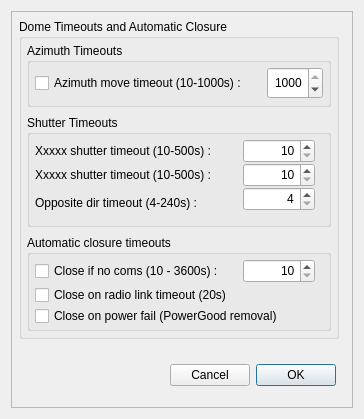
<?xml version="1.0" encoding="UTF-8"?>
<ui version="4.0">
 <class>X2Dome</class>
 <widget class="QDialog" name="X2Dome">
  <property name="geometry">
   <rect>
    <x>0</x>
    <y>0</y>
    <width>364</width>
    <height>419</height>
   </rect>
  </property>
  <property name="minimumSize">
   <size>
    <width>0</width>
    <height>0</height>
   </size>
  </property>
  <property name="maximumSize">
   <size>
    <width>999</width>
    <height>999</height>
   </size>
  </property>
  <property name="windowTitle">
   <string>Timeouts and Automatic Closure</string>
  </property>
  <layout class="QVBoxLayout" name="verticalLayout_5">
   <item>
    <widget class="X2Form" name="X2Form">
     <property name="minimumSize">
      <size>
       <width>0</width>
       <height>0</height>
      </size>
     </property>
     <property name="maximumSize">
      <size>
       <width>9999</width>
       <height>9999</height>
      </size>
     </property>
     <property name="frameShape">
      <enum>QFrame::StyledPanel</enum>
     </property>
     <property name="frameShadow">
      <enum>QFrame::Raised</enum>
     </property>
     <property name="SerialPortName" stdset="0">
      <string/>
     </property>
     <widget class="QWidget" name="layoutWidget">
      <property name="geometry">
       <rect>
        <x>112</x>
        <y>344</y>
        <width>213</width>
        <height>40</height>
       </rect>
      </property>
      <layout class="QHBoxLayout" name="horizontalLayout_4">
       <item>
        <spacer name="horizontalSpacer_4">
         <property name="orientation">
          <enum>Qt::Horizontal</enum>
         </property>
         <property name="sizeHint" stdset="0">
          <size>
           <width>40</width>
           <height>20</height>
          </size>
         </property>
        </spacer>
       </item>
       <item>
        <widget class="QPushButton" name="pushButtonCancel">
         <property name="text">
          <string>Cancel</string>
         </property>
        </widget>
       </item>
       <item>
        <widget class="QPushButton" name="pushButtonOK">
         <property name="text">
          <string>OK</string>
         </property>
         <property name="checkable">
          <bool>false</bool>
         </property>
         <property name="autoDefault">
          <bool>true</bool>
         </property>
         <property name="default">
          <bool>true</bool>
         </property>
        </widget>
       </item>
      </layout>
     </widget>
     <widget class="QGroupBox" name="groupBox_6">
      <property name="geometry">
       <rect>
        <x>8</x>
        <y>8</y>
        <width>320</width>
        <height>320</height>
       </rect>
      </property>
      <property name="title">
       <string>Dome Timeouts and Automatic Closure</string>
      </property>
      <widget class="QGroupBox" name="groupBox_7">
       <property name="geometry">
        <rect>
         <x>8</x>
         <y>24</y>
         <width>304</width>
         <height>64</height>
        </rect>
       </property>
       <property name="title">
        <string>Azimuth Timeouts</string>
       </property>
       <widget class="QCheckBox" name="checkBox_5">
        <property name="geometry">
         <rect>
          <x>8</x>
          <y>32</y>
          <width>232</width>
          <height>16</height>
         </rect>
        </property>
        <property name="text">
         <string>Azimuth move timeout (10-1000s) :</string>
        </property>
       </widget>
       <widget class="QSpinBox" name="spinBox_2">
        <property name="geometry">
         <rect>
          <x>240</x>
          <y>24</y>
          <width>56</width>
          <height>32</height>
         </rect>
        </property>
        <property name="alignment">
         <set>Qt::AlignRight|Qt::AlignTrailing|Qt::AlignVCenter</set>
        </property>
        <property name="minimum">
         <number>10</number>
        </property>
        <property name="maximum">
         <number>1000</number>
        </property>
        <property name="value">
         <number>1000</number>
        </property>
       </widget>
      </widget>
      <widget class="QGroupBox" name="groupBox_8">
       <property name="geometry">
        <rect>
         <x>8</x>
         <y>96</y>
         <width>304</width>
         <height>112</height>
        </rect>
       </property>
       <property name="title">
        <string>Shutter Timeouts</string>
       </property>
       <widget class="QLabel" name="label_9">
        <property name="geometry">
         <rect>
          <x>8</x>
          <y>24</y>
          <width>208</width>
          <height>24</height>
         </rect>
        </property>
        <property name="text">
         <string>Xxxxx shutter timeout (10-500s) :</string>
        </property>
       </widget>
       <widget class="QLabel" name="label_10">
        <property name="geometry">
         <rect>
          <x>8</x>
          <y>48</y>
          <width>208</width>
          <height>24</height>
         </rect>
        </property>
        <property name="text">
         <string>Xxxxx shutter timeout (10-500s) :</string>
        </property>
       </widget>
       <widget class="QLabel" name="label_11">
        <property name="geometry">
         <rect>
          <x>8</x>
          <y>80</y>
          <width>208</width>
          <height>16</height>
         </rect>
        </property>
        <property name="text">
         <string>Opposite dir timeout (4-240s) :</string>
        </property>
       </widget>
       <widget class="QSpinBox" name="spinBox_3">
        <property name="geometry">
         <rect>
          <x>216</x>
          <y>24</y>
          <width>72</width>
          <height>24</height>
         </rect>
        </property>
        <property name="alignment">
         <set>Qt::AlignRight|Qt::AlignTrailing|Qt::AlignVCenter</set>
        </property>
        <property name="minimum">
         <number>10</number>
        </property>
        <property name="maximum">
         <number>500</number>
        </property>
       </widget>
       <widget class="QSpinBox" name="spinBox_4">
        <property name="geometry">
         <rect>
          <x>216</x>
          <y>48</y>
          <width>72</width>
          <height>24</height>
         </rect>
        </property>
        <property name="alignment">
         <set>Qt::AlignRight|Qt::AlignTrailing|Qt::AlignVCenter</set>
        </property>
        <property name="minimum">
         <number>10</number>
        </property>
        <property name="maximum">
         <number>500</number>
        </property>
       </widget>
       <widget class="QSpinBox" name="spinBox_5">
        <property name="geometry">
         <rect>
          <x>216</x>
          <y>72</y>
          <width>72</width>
          <height>24</height>
         </rect>
        </property>
        <property name="alignment">
         <set>Qt::AlignRight|Qt::AlignTrailing|Qt::AlignVCenter</set>
        </property>
        <property name="minimum">
         <number>4</number>
        </property>
        <property name="maximum">
         <number>420</number>
        </property>
        <property name="value">
         <number>4</number>
        </property>
       </widget>
      </widget>
      <widget class="QGroupBox" name="groupBox_9">
       <property name="geometry">
        <rect>
         <x>8</x>
         <y>216</y>
         <width>304</width>
         <height>96</height>
        </rect>
       </property>
       <property name="title">
        <string>Automatic closure timeouts</string>
       </property>
       <widget class="QCheckBox" name="checkBox_6">
        <property name="geometry">
         <rect>
          <x>8</x>
          <y>24</y>
          <width>216</width>
          <height>24</height>
         </rect>
        </property>
        <property name="text">
         <string>Close if no coms (10 - 3600s) :</string>
        </property>
       </widget>
       <widget class="QSpinBox" name="spinBox_6">
        <property name="geometry">
         <rect>
          <x>216</x>
          <y>24</y>
          <width>72</width>
          <height>24</height>
         </rect>
        </property>
        <property name="alignment">
         <set>Qt::AlignRight|Qt::AlignTrailing|Qt::AlignVCenter</set>
        </property>
        <property name="minimum">
         <number>10</number>
        </property>
        <property name="maximum">
         <number>3600</number>
        </property>
       </widget>
       <widget class="QCheckBox" name="checkBox_7">
        <property name="geometry">
         <rect>
          <x>8</x>
          <y>48</y>
          <width>216</width>
          <height>24</height>
         </rect>
        </property>
        <property name="text">
         <string>Close on radio link timeout (20s)</string>
        </property>
       </widget>
       <widget class="QCheckBox" name="checkBox_10">
        <property name="geometry">
         <rect>
          <x>8</x>
          <y>72</y>
          <width>280</width>
          <height>18</height>
         </rect>
        </property>
        <property name="text">
         <string>Close on power fail (PowerGood removal)</string>
        </property>
       </widget>
      </widget>
     </widget>
    </widget>
   </item>
  </layout>
 </widget>
 <customwidgets>
  <customwidget>
   <class>X2Form</class>
   <extends>QFrame</extends>
   <header>x2form.h</header>
   <container>1</container>
  </customwidget>
 </customwidgets>
 <resources/>
 <connections/>
 <designerdata>
  <property name="gridDeltaX">
   <number>8</number>
  </property>
  <property name="gridDeltaY">
   <number>8</number>
  </property>
  <property name="gridSnapX">
   <bool>true</bool>
  </property>
  <property name="gridSnapY">
   <bool>true</bool>
  </property>
  <property name="gridVisible">
   <bool>true</bool>
  </property>
 </designerdata>
</ui>
